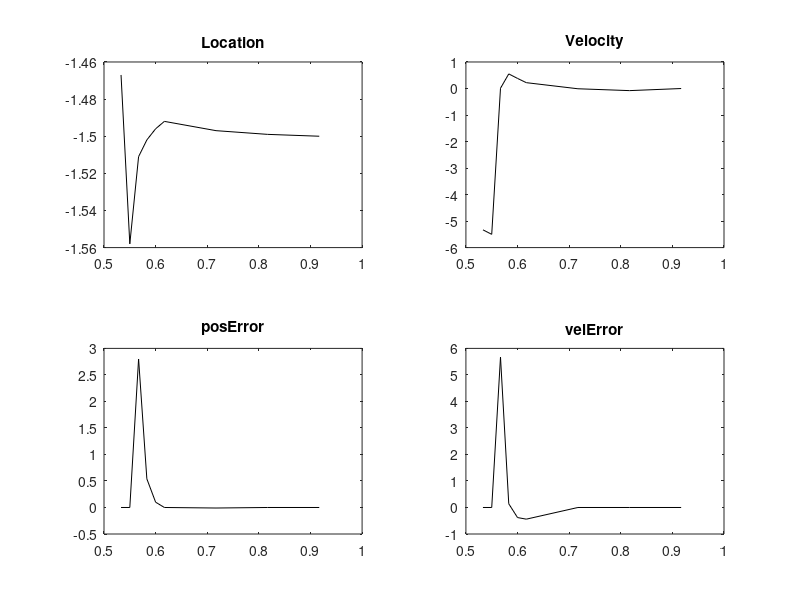

Write MATLAB code to recreate this figure.
%{
For octave, initially with version 4.0.3
unconstrained case
1: time 
2: location at end of step 
3: velError
4: penetration
5: posError
6: rhs
7: velocity
8: impulse
%}
uc=[
0.533 ,  -1.467 ,0,0 ,0,0,-5.33 , 0   ;
0.550 ,  -1.558 ,0,0,0,0, -5.5 , 0   ;
0.567 ,  -1.511 , 5.67 ,-0.058 ,2.8 ,  21270 , 0.01 , 34000   ;
0.583 ,  -1.502 , 0.14 ,-0.011 , 0.54, 2570  , 0.55 , 420   ;
0.600 ,  -1.496 , -0.38,-0.002 , 0.1  , -1000, 0.38 , 0   ;
0.617 ,  -1.492 ,-0.44 , 0.004 , 0     , -1600, 0.22 , 0   ;
0.717 ,  -1.497 ,0  ,-0 ,0-0.01 , 50 , -0.01 , 400   ;
0.817 ,  -1.499 ,0,0,0,0, -0.08 , 700   ;
0.917 ,  -1.500 ,0,0,0,0, -0.001 , 1000   ;
];
subplot(2,2,1)
plot(uc(:,1),uc(:,2),"color","black");
title("Location");
subplot(2,2,3)
plot(uc(:,1),uc(:,5),"color","black");
title("posError");
subplot(2,2,2)
plot(uc(:,1),uc(:,7),"color","black");
title("Velocity");
subplot(2,2,4)
plot(uc(:,1),uc(:,3),"color","black");
title("velError");
print -dtikz "-S300,200" "uc-fig"
